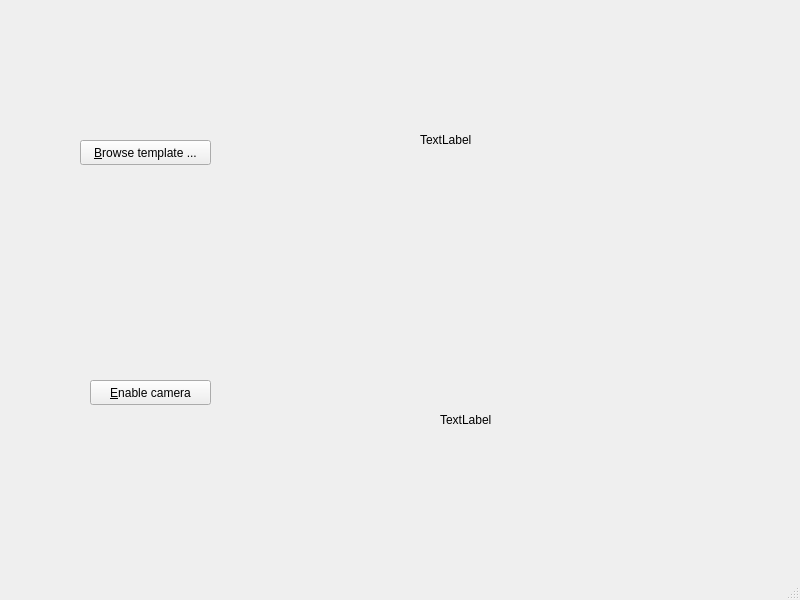
<?xml version="1.0" encoding="UTF-8"?>
<ui version="4.0">
 <class>MainWindow</class>
 <widget class="QMainWindow" name="MainWindow">
  <property name="geometry">
   <rect>
    <x>0</x>
    <y>0</y>
    <width>800</width>
    <height>600</height>
   </rect>
  </property>
  <property name="windowTitle">
   <string>SIFT Demo</string>
  </property>
  <widget class="QWidget" name="centralwidget">
   <widget class="QPushButton" name="toggle_cam_button">
    <property name="geometry">
     <rect>
      <x>90</x>
      <y>380</y>
      <width>121</width>
      <height>25</height>
     </rect>
    </property>
    <property name="text">
     <string>&amp;Enable camera</string>
    </property>
   </widget>
   <widget class="QPushButton" name="browse_button">
    <property name="geometry">
     <rect>
      <x>80</x>
      <y>140</y>
      <width>131</width>
      <height>25</height>
     </rect>
    </property>
    <property name="text">
     <string>&amp;Browse template ...</string>
    </property>
   </widget>
   <widget class="QLabel" name="live_image_label">
    <property name="geometry">
     <rect>
      <x>440</x>
      <y>300</y>
      <width>320</width>
      <height>240</height>
     </rect>
    </property>
    <property name="text">
     <string>TextLabel</string>
    </property>
   </widget>
   <widget class="QLabel" name="template_label">
    <property name="geometry">
     <rect>
      <x>420</x>
      <y>20</y>
      <width>320</width>
      <height>240</height>
     </rect>
    </property>
    <property name="text">
     <string>TextLabel</string>
    </property>
   </widget>
  </widget>
  <widget class="QMenuBar" name="menubar">
   <property name="geometry">
    <rect>
     <x>0</x>
     <y>0</y>
     <width>800</width>
     <height>22</height>
    </rect>
   </property>
  </widget>
  <widget class="QStatusBar" name="statusbar"/>
 </widget>
 <resources/>
 <connections/>
</ui>
